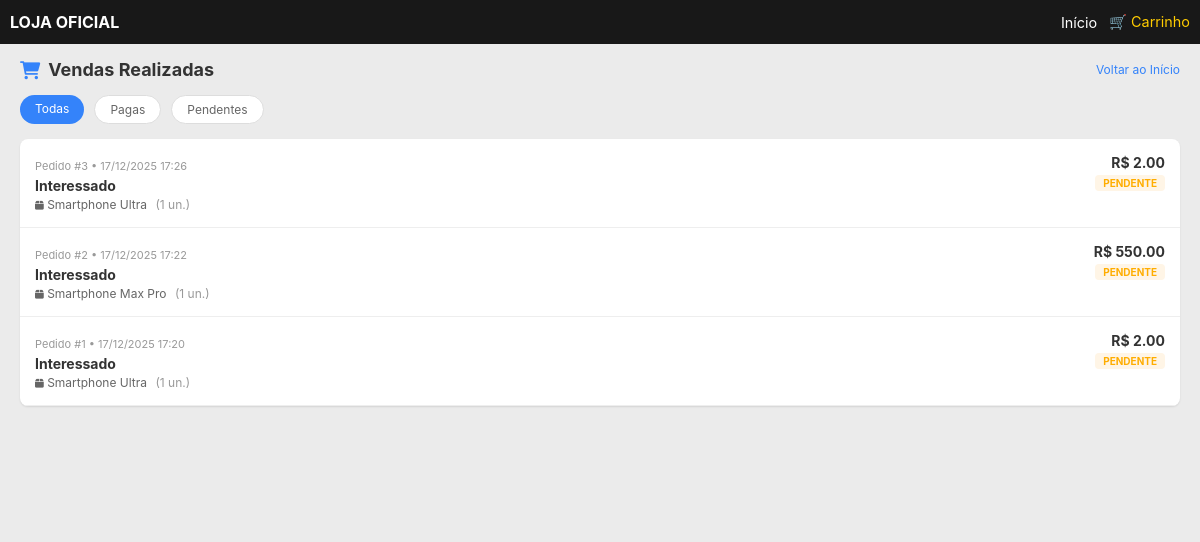
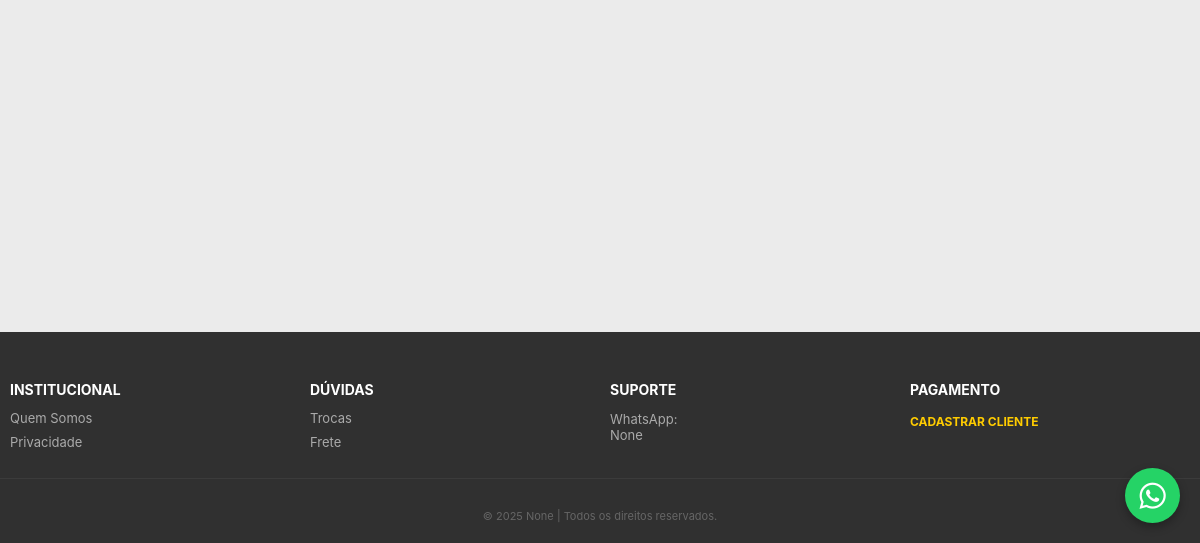
Page /admin/vendas (signed in) on the earlier database version (2 pictures, top to bottom).
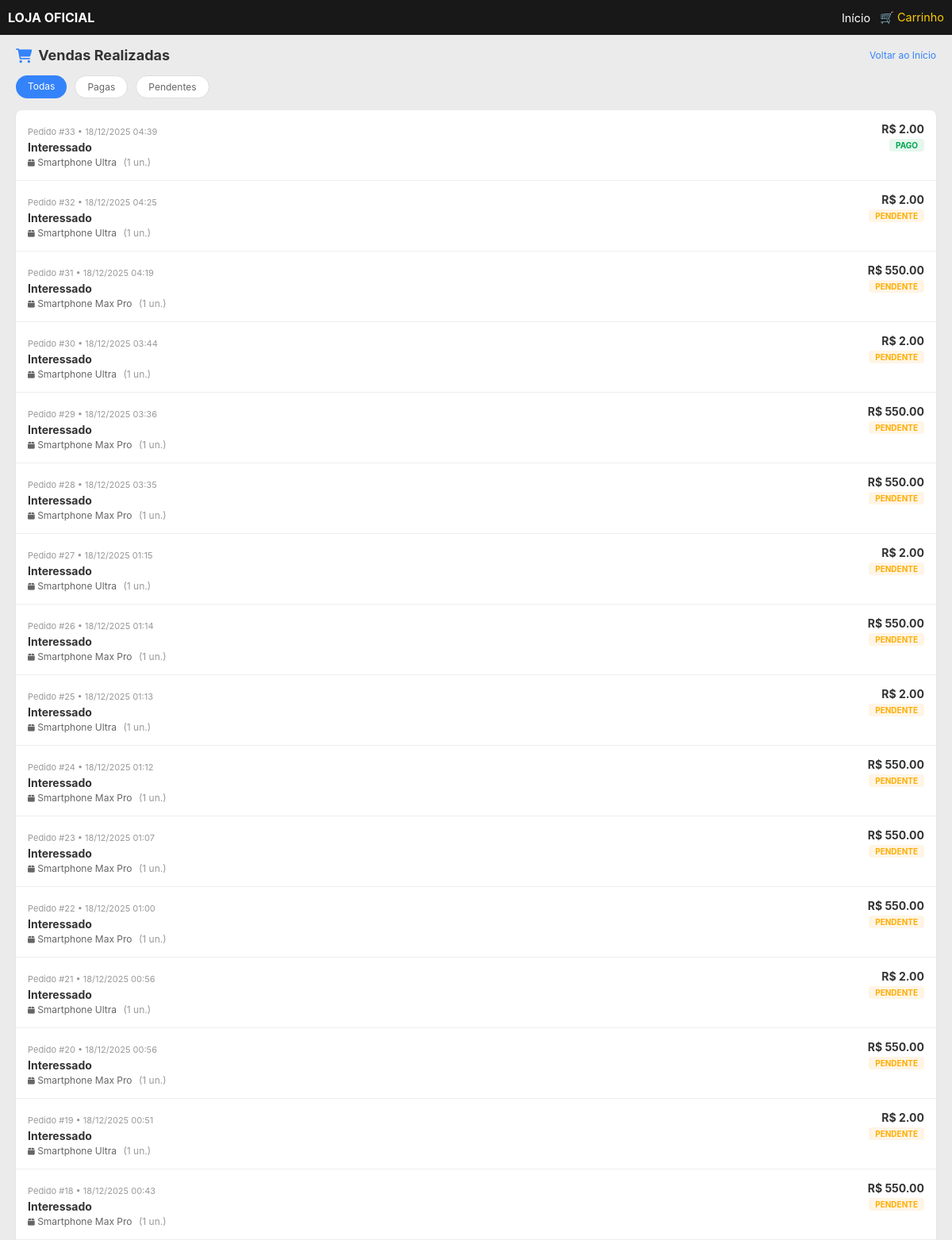
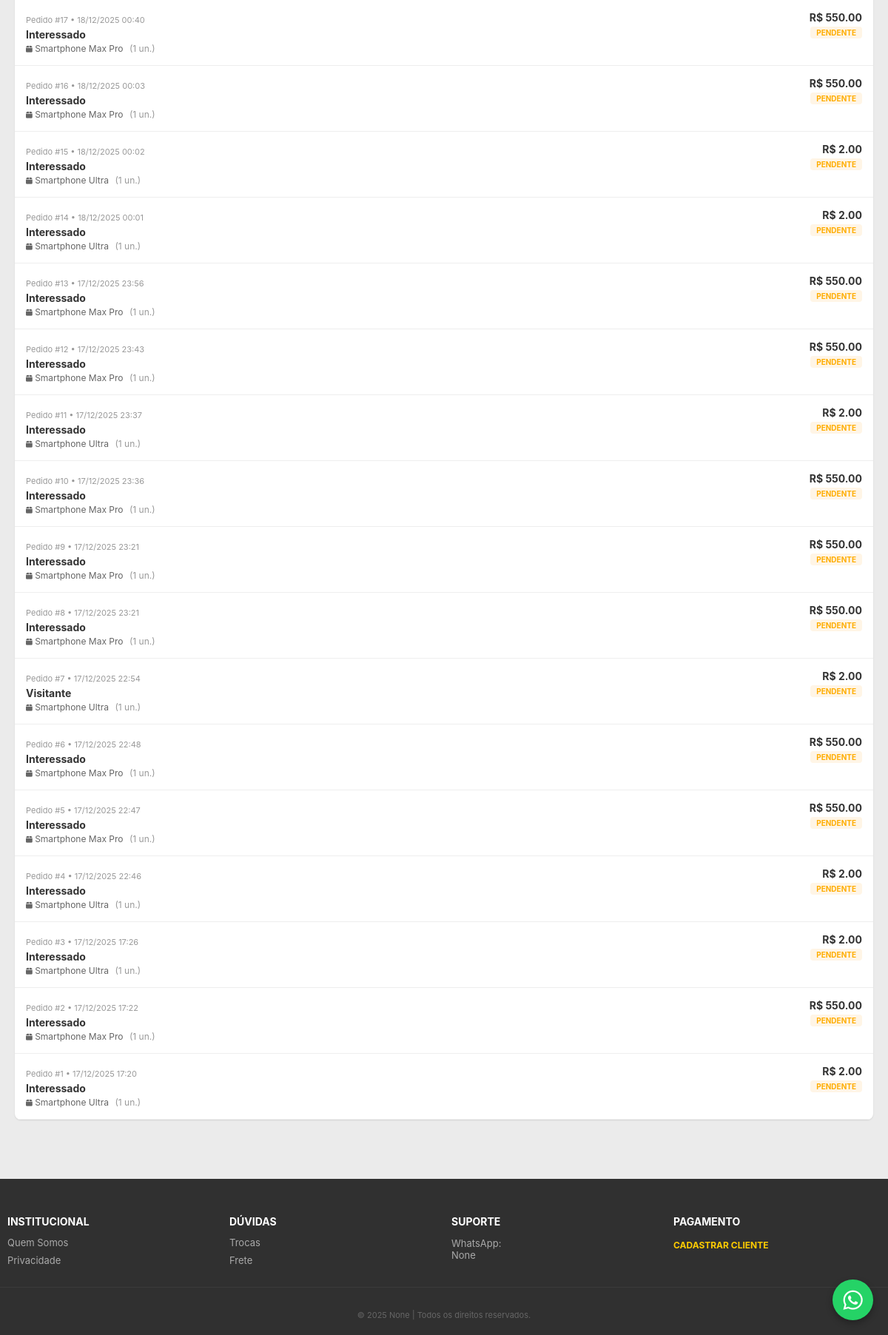
Same page on the later database version (2 pictures, top to bottom).
### tables this page shows
CREATE TABLE vendas (
            id INTEGER PRIMARY KEY AUTOINCREMENT,
            data TEXT,
            nome_cliente TEXT,
            email_cliente TEXT,
            whatsapp_cliente TEXT,
            produto_nome TEXT,
            quantidade INTEGER,
            valor_total REAL,
            status TEXT DEFAULT 'pendente'
        );

### main.py (the view)
@app.route("/admin/vendas")
def admin_vendas():
    if 'logged_in' not in session:
        return redirect(url_for('admin_login'))
    vendas_lista = get_vendas()
    return render_template("admin_vendas.html", vendas=vendas_lista)

### database.py (called while the page is built)
def create_connection():
    conn = sqlite3.connect(DB_NAME)
    conn.row_factory = sqlite3.Row  # Acessa colunas por nome
    return conn

def get_vendas():
    conn = create_connection()
    vendas = conn.execute("SELECT * FROM vendas ORDER BY id DESC").fetchall()
    conn.close()
    return [dict(v) for v in vendas]

### templates/admin_vendas.html (shortened to what this page needs)
{% extends "base.html" %}
{% block content %}
<div class="container" style="padding-top: 15px; padding-bottom: 50px; min-height: 100vh;">
    <div style="display: flex; justify-content: space-between; align-items: center; margin-bottom: 15px;">
        <h2 style="font-size: 18px; margin: 0; display: flex; align-items: center; gap: 8px;">
            <i class="fa fa-shopping-cart" style="color: #3483fa;"></i> Vendas Realizadas
        </h2>
        <a href="{{ url_for('admin_dashboard') }}" style="font-size: 12px; color: #3483fa; text-decoration: none;">Voltar ao Início</a>
    </div>
    <div style="display: flex; gap: 10px; overflow-x: auto; padding-bottom: 15px; scrollbar-width: none;">
        <div style="background: #3483fa; color: white; padding: 6px 15px; border-radius: 20px; font-size: 12px; white-space: nowrap;">Todas</div>
        <div style="background: #fff; padding: 6px 15px; border-radius: 20px; font-size: 12px; border: 1px solid #ddd; white-space: nowrap; color: #666;">Pagas</div>
        <div style="background: #fff; padding: 6px 15px; border-radius: 20px; font-size: 12px; border: 1px solid #ddd; white-space: nowrap; color: #666;">Pendentes</div>
    </div>
    <div style="background: #fff; border-radius: 8px; overflow: hidden; box-shadow: 0 1px 2px rgba(0,0,0,0.1);">
        {% if vendas %}
            {% for venda in vendas %}
            <a href="{{ url_for('admin_detalhe_venda', id_venda=venda.id) }}" class="venda-card">
                <div style="display: flex; justify-content: space-between; align-items: flex-start;">
                    <div style="flex: 1;">
                        <span style="font-size: 11px; color: #999;">Pedido #{{ venda.id }} • {{ venda.data }}</span>
                        <div style="font-weight: bold; font-size: 14px; margin: 3px 0; color: #333;">
                            {{ venda.nome_cliente }}
                        </div>
                        <div style="font-size: 12px; color: #666;">
                            <i class="fa fa-box" style="font-size: 10px;"></i> {{ venda.produto_nome }}
                            <span style="color: #999; margin-left: 5px;">({{ venda.quantidade }} un.)</span>
                        </div>
                    </div>
                    <div style="text-align: right; min-width: 80px;">
                        <div style="font-weight: bold; color: #333; font-size: 14px;">R$ {{ "%.2f"|format(venda.valor_total) }}</div>
                        {% if venda.status == 'pago' %}
                            <span class="status-badge status-pago">Pago</span>
                        {% else %}
                            <span class="status-badge status-pendente">Pendente</span>
                        {% endif %}
                    </div>
                </div>
            </a>
            {% endfor %}
        {% endif %}
    </div>
</div>
{% endblock %}

### templates/base.html (shortened to what this page needs)
<!DOCTYPE html>
<html lang="pt-br">
<head>
    <link rel="stylesheet" href="https://cdnjs.cloudflare.com/ajax/libs/font-awesome/6.0.0/css/all.min.css">
</head>
<body>
    <a href="https://wa.me/{{ config.get('contato_whatsapp')|replace('(', '')|replace(')', '')|replace('-', '')|replace(' ', '') }}" class="whatsapp-float" target="_blank">
        <i class="fab fa-whatsapp"></i>
    </a>
    <header>
        <div class="container header-content">
            <div class="logo">
                <a href="{{ url_for('homepage') }}">
                    {% if config.get('logo_img') %}
                        {% set logo_filename = config['logo_img'].split('/')[-1] %}
                        <img src="{{ url_for('static', filename='uploads/' + logo_filename) }}" alt="Logo">
                    {% else %}
                        {{ config.get('titulo_site', 'LOJA OFICIAL') }}
                    {% endif %}
                </a>
            </div>
            <nav>
                <a href="{{ url_for('homepage') }}">Início</a>
                <a href="#" style="color: var(--accent-color);">🛒 Carrinho</a>
            </nav>
        </div>
    </header>
    <main class="container">
        {% block content %}{% endblock %}
    </main>
    <footer>
        <div class="container footer-grid">
            <div>
                <h4>Institucional</h4>
                <div class="footer-links">
                    <a href="{{ url_for('pagina_info', chave_config='quem_somos') }}">Quem Somos</a>
                    <a href="{{ url_for('pagina_info', chave_config='politica_privacidade') }}">Privacidade</a>
                </div>
            </div>
            <div>
                <h4>Dúvidas</h4>
                <div class="footer-links">
                    <a href="{{ url_for('pagina_info', chave_config='trocas_devolucoes') }}">Trocas</a>
                    <a href="{{ url_for('pagina_info', chave_config='entrega_frete') }}">Frete</a>
                </div>
            </div>
            <div>
                <h4>Suporte</h4>
                <p style="font-size: 13px; color: #aaa;">WhatsApp:<br>{{ config.get('contato_whatsapp') }}</p>
            </div>
            <div>
                <h4>Pagamento</h4>
                <a href="{{ url_for('cadastro_cliente') }}" style="color: var(--accent-color); font-size: 12px; text-decoration: none; font-weight: bold;">
                    CADASTRAR CLIENTE
                </a>
            </div>
        </div>
        <div style="text-align: center; padding-top: 30px; font-size: 11px; color: #666; border-top: 1px solid rgba(255,255,255,0.05); margin-top: 20px;">
            &copy; 2025 {{ config.get('titulo_site') }} | Todos os direitos reservados.
        </div>
    </footer>
</body>
</html>

### templates/admin_vendas.html (style rules this page uses)
.status-badge { font-size: 10px; padding: 2px 8px; border-radius: 4px; text-transform: uppercase; font-weight: bold; }
.status-pago { background: #e6f7ee; color: #00a650; }
.status-pendente { background: #fff5e6; color: #ffad00; }
.venda-card { text-decoration: none; color: inherit; display: block; padding: 15px; border-bottom: 1px solid #eee; transition: background 0.2s; }

Differences in the rows shown:
added vendas: id "33", data "18/12/2025 04:39", nome_cliente "Interessado", produto_nome "Smartphone Ultra", quantidade "1", valor_total "2.00", status "PAGO"
added vendas: id "32", data "18/12/2025 04:25", nome_cliente "Interessado", produto_nome "Smartphone Ultra", quantidade "1", valor_total "2.00", status "PENDENTE"
added vendas: id "31", data "18/12/2025 04:19", nome_cliente "Interessado", produto_nome "Smartphone Max Pro", quantidade "1", valor_total "550.00", status "PENDENTE"
added vendas: id "30", data "18/12/2025 03:44", nome_cliente "Interessado", produto_nome "Smartphone Ultra", quantidade "1", valor_total "2.00", status "PENDENTE"
added vendas: id "29", data "18/12/2025 03:36", nome_cliente "Interessado", produto_nome "Smartphone Max Pro", quantidade "1", valor_total "550.00", status "PENDENTE"
added vendas: id "28", data "18/12/2025 03:35", nome_cliente "Interessado", produto_nome "Smartphone Max Pro", quantidade "1", valor_total "550.00", status "PENDENTE"
added vendas: id "27", data "18/12/2025 01:15", nome_cliente "Interessado", produto_nome "Smartphone Ultra", quantidade "1", valor_total "2.00", status "PENDENTE"
added vendas: id "26", data "18/12/2025 01:14", nome_cliente "Interessado", produto_nome "Smartphone Max Pro", quantidade "1", valor_total "550.00", status "PENDENTE"
added vendas: id "25", data "18/12/2025 01:13", nome_cliente "Interessado", produto_nome "Smartphone Ultra", quantidade "1", valor_total "2.00", status "PENDENTE"
added vendas: id "24", data "18/12/2025 01:12", nome_cliente "Interessado", produto_nome "Smartphone Max Pro", quantidade "1", valor_total "550.00", status "PENDENTE"
added vendas: id "23", data "18/12/2025 01:07", nome_cliente "Interessado", produto_nome "Smartphone Max Pro", quantidade "1", valor_total "550.00", status "PENDENTE"
added vendas: id "22", data "18/12/2025 01:00", nome_cliente "Interessado", produto_nome "Smartphone Max Pro", quantidade "1", valor_total "550.00", status "PENDENTE"
added vendas: id "21", data "18/12/2025 00:56", nome_cliente "Interessado", produto_nome "Smartphone Ultra", quantidade "1", valor_total "2.00", status "PENDENTE"
added vendas: id "20", data "18/12/2025 00:56", nome_cliente "Interessado", produto_nome "Smartphone Max Pro", quantidade "1", valor_total "550.00", status "PENDENTE"
added vendas: id "19", data "18/12/2025 00:51", nome_cliente "Interessado", produto_nome "Smartphone Ultra", quantidade "1", valor_total "2.00", status "PENDENTE"
added vendas: id "18", data "18/12/2025 00:43", nome_cliente "Interessado", produto_nome "Smartphone Max Pro", quantidade "1", valor_total "550.00", status "PENDENTE"
added vendas: id "17", data "18/12/2025 00:40", nome_cliente "Interessado", produto_nome "Smartphone Max Pro", quantidade "1", valor_total "550.00", status "PENDENTE"
added vendas: id "16", data "18/12/2025 00:03", nome_cliente "Interessado", produto_nome "Smartphone Max Pro", quantidade "1", valor_total "550.00", status "PENDENTE"
added vendas: id "15", data "18/12/2025 00:02", nome_cliente "Interessado", produto_nome "Smartphone Ultra", quantidade "1", valor_total "2.00", status "PENDENTE"
added vendas: id "14", data "18/12/2025 00:01", nome_cliente "Interessado", produto_nome "Smartphone Ultra", quantidade "1", valor_total "2.00", status "PENDENTE"
added vendas: id "13", data "17/12/2025 23:56", nome_cliente "Interessado", produto_nome "Smartphone Max Pro", quantidade "1", valor_total "550.00", status "PENDENTE"
added vendas: id "12", data "17/12/2025 23:43", nome_cliente "Interessado", produto_nome "Smartphone Max Pro", quantidade "1", valor_total "550.00", status "PENDENTE"
added vendas: id "11", data "17/12/2025 23:37", nome_cliente "Interessado", produto_nome "Smartphone Ultra", quantidade "1", valor_total "2.00", status "PENDENTE"
added vendas: id "10", data "17/12/2025 23:36", nome_cliente "Interessado", produto_nome "Smartphone Max Pro", quantidade "1", valor_total "550.00", status "PENDENTE"
added vendas: id "9", data "17/12/2025 23:21", nome_cliente "Interessado", produto_nome "Smartphone Max Pro", quantidade "1", valor_total "550.00", status "PENDENTE"
added vendas: id "8", data "17/12/2025 23:21", nome_cliente "Interessado", produto_nome "Smartphone Max Pro", quantidade "1", valor_total "550.00", status "PENDENTE"
added vendas: id "7", data "17/12/2025 22:54", nome_cliente "Visitante", produto_nome "Smartphone Ultra", quantidade "1", valor_total "2.00", status "PENDENTE"
added vendas: id "6", data "17/12/2025 22:48", nome_cliente "Interessado", produto_nome "Smartphone Max Pro", quantidade "1", valor_total "550.00", status "PENDENTE"
added vendas: id "5", data "17/12/2025 22:47", nome_cliente "Interessado", produto_nome "Smartphone Max Pro", quantidade "1", valor_total "550.00", status "PENDENTE"
added vendas: id "4", data "17/12/2025 22:46", nome_cliente "Interessado", produto_nome "Smartphone Ultra", quantidade "1", valor_total "2.00", status "PENDENTE"
